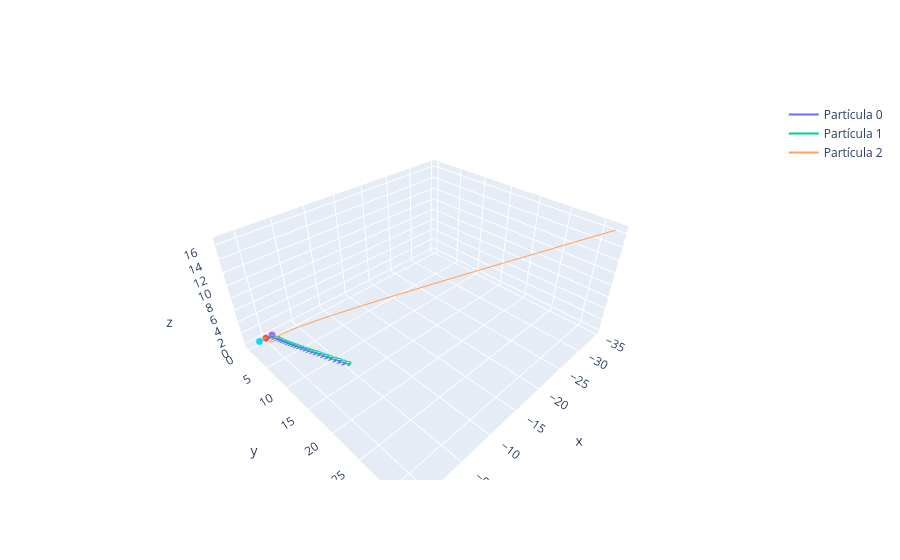

The cell this chart's notebook holds for it:
### Code cell
# Generated by Copilot on "2026-03-12"!!
# Gráfica 3D de las trayectorias (marco del CM)
import plotly.graph_objects as go

n_particulas = rs.shape[0]
fig = go.Figure()
for i in range(n_particulas):
    fig.add_trace(
        go.Scatter3d(
            x=rs[i, :, 0],
            y=rs[i, :, 1],
            z=rs[i, :, 2],
            mode="lines",
            name=f"Partícula {i}",
        )
    )
    fig.add_trace(
        go.Scatter3d(
            x=[rs[i, 0, 0]],
            y=[rs[i, 0, 1]],
            z=[rs[i, 0, 2]],
            mode="markers",
            marker=dict(size=4),
            showlegend=False,
        )
    )

fig.update_layout(scene=dict(aspectmode="data"))
fig.show()

### Figure 1 — Plotly figure (JSON) as saved in the notebook; plotly's stock layout.template omitted (floating-point values rounded to 4 significant figures; data arrays with more than 128 entries replaced by an {"elided": "..."} marker saying what was removed)
{"data": [{"mode": "lines", "name": "Partícula 0", "type": "scatter3d", "x": {"elided": "500 float values"}, "y": {"elided": "500 float values"}, "z": {"elided": "500 float values"}}, {"marker": {"size": 4}, "mode": "markers", "showlegend": false, "type": "scatter3d", "x": [0], "y": [0], "z": [0]}, {"mode": "lines", "name": "Partícula 1", "type": "scatter3d", "x": {"elided": "500 float values"}, "y": {"elided": "500 float values"}, "z": {"elided": "500 float values"}}, {"marker": {"size": 4}, "mode": "markers", "showlegend": false, "type": "scatter3d", "x": [-1], "y": [0], "z": [0]}, {"mode": "lines", "name": "Partícula 2", "type": "scatter3d", "x": {"elided": "500 float values"}, "y": {"elided": "500 float values"}, "z": {"elided": "500 float values"}}, {"marker": {"size": 4}, "mode": "markers", "showlegend": false, "type": "scatter3d", "x": [1], "y": [0], "z": [0]}], "layout": {"scene": {"aspectmode": "data"}}}
